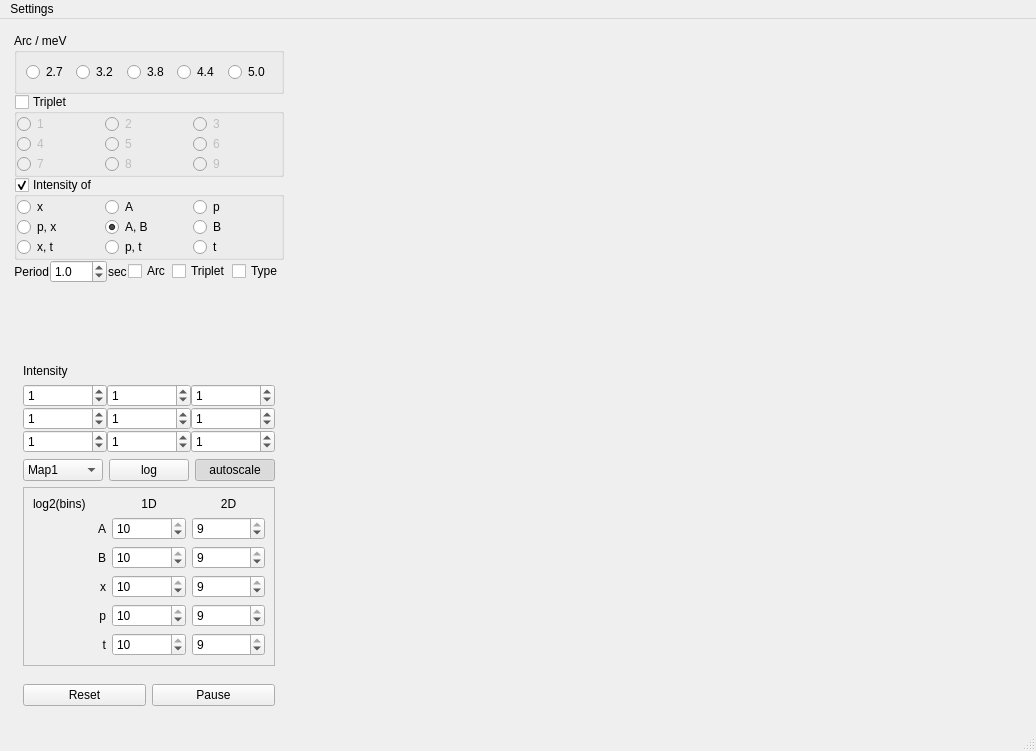
<?xml version="1.0" encoding="UTF-8"?>
<ui version="4.0">
 <class>MainWindow</class>
 <widget class="QMainWindow" name="MainWindow">
  <property name="windowModality">
   <enum>Qt::NonModal</enum>
  </property>
  <property name="geometry">
   <rect>
    <x>0</x>
    <y>0</y>
    <width>1036</width>
    <height>751</height>
   </rect>
  </property>
  <property name="windowTitle">
   <string>Fylgje</string>
  </property>
  <property name="documentMode">
   <bool>false</bool>
  </property>
  <property name="tabShape">
   <enum>QTabWidget::Rounded</enum>
  </property>
  <widget class="QWidget" name="centralwidget">
   <layout class="QGridLayout" name="gridLayout_5">
    <item row="0" column="1">
     <widget class="QWidget" name="plotWidget" native="true">
      <property name="sizeIncrement">
       <size>
        <width>1</width>
        <height>1</height>
       </size>
      </property>
      <layout class="QGridLayout" name="plotGrid">
       <property name="leftMargin">
        <number>7</number>
       </property>
       <property name="topMargin">
        <number>7</number>
       </property>
       <property name="rightMargin">
        <number>7</number>
       </property>
       <property name="bottomMargin">
        <number>7</number>
       </property>
      </layout>
     </widget>
    </item>
    <item row="0" column="0">
     <widget class="QFrame" name="arcFrame">
      <property name="sizePolicy">
       <sizepolicy hsizetype="Maximum" vsizetype="Minimum">
        <horstretch>0</horstretch>
        <verstretch>0</verstretch>
       </sizepolicy>
      </property>
      <property name="frameShape">
       <enum>QFrame::NoFrame</enum>
      </property>
      <layout class="QGridLayout" name="gridLayout_6">
       <property name="leftMargin">
        <number>5</number>
       </property>
       <property name="topMargin">
        <number>5</number>
       </property>
       <property name="rightMargin">
        <number>5</number>
       </property>
       <property name="bottomMargin">
        <number>5</number>
       </property>
       <property name="spacing">
        <number>0</number>
       </property>
       <item row="1" column="1">
        <widget class="QGroupBox" name="tripletBox">
         <property name="sizePolicy">
          <sizepolicy hsizetype="Preferred" vsizetype="Fixed">
           <horstretch>0</horstretch>
           <verstretch>0</verstretch>
          </sizepolicy>
         </property>
         <property name="title">
          <string>Triplet</string>
         </property>
         <property name="checkable">
          <bool>true</bool>
         </property>
         <property name="checked">
          <bool>false</bool>
         </property>
         <layout class="QGridLayout" name="gridLayout_8">
          <property name="leftMargin">
           <number>0</number>
          </property>
          <property name="topMargin">
           <number>0</number>
          </property>
          <property name="rightMargin">
           <number>0</number>
          </property>
          <property name="bottomMargin">
           <number>0</number>
          </property>
          <property name="spacing">
           <number>0</number>
          </property>
          <item row="0" column="1">
           <widget class="QRadioButton" name="tripRadio2">
            <property name="text">
             <string>2</string>
            </property>
           </widget>
          </item>
          <item row="0" column="0">
           <widget class="QRadioButton" name="tripRadio1">
            <property name="text">
             <string>1</string>
            </property>
           </widget>
          </item>
          <item row="6" column="0">
           <widget class="QRadioButton" name="tripRadio7">
            <property name="text">
             <string>7</string>
            </property>
           </widget>
          </item>
          <item row="3" column="0">
           <widget class="QRadioButton" name="tripRadio4">
            <property name="text">
             <string>4</string>
            </property>
           </widget>
          </item>
          <item row="0" column="2">
           <widget class="QRadioButton" name="tripRadio3">
            <property name="text">
             <string>3</string>
            </property>
           </widget>
          </item>
          <item row="3" column="1">
           <widget class="QRadioButton" name="tripRadio5">
            <property name="text">
             <string>5</string>
            </property>
           </widget>
          </item>
          <item row="3" column="2">
           <widget class="QRadioButton" name="tripRadio6">
            <property name="text">
             <string>6</string>
            </property>
           </widget>
          </item>
          <item row="6" column="1">
           <widget class="QRadioButton" name="tripRadio8">
            <property name="text">
             <string>8</string>
            </property>
           </widget>
          </item>
          <item row="6" column="2">
           <widget class="QRadioButton" name="tripRadio9">
            <property name="text">
             <string>9</string>
            </property>
           </widget>
          </item>
         </layout>
        </widget>
       </item>
       <item row="6" column="1">
        <widget class="QFrame" name="frame_3">
         <property name="sizePolicy">
          <sizepolicy hsizetype="Preferred" vsizetype="Maximum">
           <horstretch>0</horstretch>
           <verstretch>0</verstretch>
          </sizepolicy>
         </property>
         <property name="frameShape">
          <enum>QFrame::NoFrame</enum>
         </property>
         <layout class="QVBoxLayout" name="verticalLayout">
          <item>
           <widget class="QLabel" name="label">
            <property name="text">
             <string>Intensity</string>
            </property>
           </widget>
          </item>
          <item>
           <layout class="QGridLayout" name="gridLayout">
            <property name="sizeConstraint">
             <enum>QLayout::SetMaximumSize</enum>
            </property>
            <property name="spacing">
             <number>0</number>
            </property>
            <item row="1" column="2">
             <widget class="QSpinBox" name="intMax_b">
              <property name="toolTip">
               <string>I(b) max</string>
              </property>
              <property name="maximum">
               <number>2147483647</number>
              </property>
              <property name="stepType">
               <enum>QAbstractSpinBox::AdaptiveDecimalStepType</enum>
              </property>
              <property name="value">
               <number>1</number>
              </property>
             </widget>
            </item>
            <item row="0" column="1">
             <widget class="QSpinBox" name="intMax_a">
              <property name="toolTip">
               <string>I(a) max</string>
              </property>
              <property name="maximum">
               <number>2147483647</number>
              </property>
              <property name="stepType">
               <enum>QAbstractSpinBox::AdaptiveDecimalStepType</enum>
              </property>
              <property name="value">
               <number>1</number>
              </property>
             </widget>
            </item>
            <item row="2" column="1">
             <widget class="QSpinBox" name="intMax_pt">
              <property name="toolTip">
               <string>I(p, t) max</string>
              </property>
              <property name="maximum">
               <number>2147483647</number>
              </property>
              <property name="stepType">
               <enum>QAbstractSpinBox::AdaptiveDecimalStepType</enum>
              </property>
              <property name="value">
               <number>1</number>
              </property>
             </widget>
            </item>
            <item row="1" column="0">
             <widget class="QSpinBox" name="intMax_px">
              <property name="toolTip">
               <string>I(p, t) max</string>
              </property>
              <property name="maximum">
               <number>2147483647</number>
              </property>
              <property name="stepType">
               <enum>QAbstractSpinBox::AdaptiveDecimalStepType</enum>
              </property>
              <property name="value">
               <number>1</number>
              </property>
             </widget>
            </item>
            <item row="0" column="2">
             <widget class="QSpinBox" name="intMax_p">
              <property name="toolTip">
               <string>I(p) max</string>
              </property>
              <property name="maximum">
               <number>2147483647</number>
              </property>
              <property name="stepType">
               <enum>QAbstractSpinBox::AdaptiveDecimalStepType</enum>
              </property>
              <property name="value">
               <number>1</number>
              </property>
             </widget>
            </item>
            <item row="2" column="0">
             <widget class="QSpinBox" name="intMax_xt">
              <property name="toolTip">
               <string>I(x, t) max</string>
              </property>
              <property name="maximum">
               <number>2147483647</number>
              </property>
              <property name="stepType">
               <enum>QAbstractSpinBox::AdaptiveDecimalStepType</enum>
              </property>
              <property name="value">
               <number>1</number>
              </property>
             </widget>
            </item>
            <item row="1" column="1">
             <widget class="QSpinBox" name="intMax_ab">
              <property name="toolTip">
               <string>I(a,b) max</string>
              </property>
              <property name="maximum">
               <number>2147483647</number>
              </property>
              <property name="stepType">
               <enum>QAbstractSpinBox::AdaptiveDecimalStepType</enum>
              </property>
              <property name="value">
               <number>1</number>
              </property>
             </widget>
            </item>
            <item row="2" column="2">
             <widget class="QSpinBox" name="intMax_t">
              <property name="toolTip">
               <string>I(t) max</string>
              </property>
              <property name="maximum">
               <number>2147483647</number>
              </property>
              <property name="stepType">
               <enum>QAbstractSpinBox::AdaptiveDecimalStepType</enum>
              </property>
              <property name="value">
               <number>1</number>
              </property>
             </widget>
            </item>
            <item row="0" column="0">
             <widget class="QSpinBox" name="intMax_x">
              <property name="toolTip">
               <string>I(x) max</string>
              </property>
              <property name="maximum">
               <number>2147483647</number>
              </property>
              <property name="stepType">
               <enum>QAbstractSpinBox::AdaptiveDecimalStepType</enum>
              </property>
              <property name="value">
               <number>1</number>
              </property>
             </widget>
            </item>
           </layout>
          </item>
          <item>
           <layout class="QGridLayout" name="intensityLayout">
            <item row="1" column="2">
             <widget class="QPushButton" name="autoscaleButton">
              <property name="toolTip">
               <string>Toggle manual limits</string>
              </property>
              <property name="text">
               <string>autoscale</string>
              </property>
              <property name="checkable">
               <bool>true</bool>
              </property>
              <property name="checked">
               <bool>true</bool>
              </property>
              <property name="flat">
               <bool>false</bool>
              </property>
             </widget>
            </item>
            <item row="1" column="1">
             <widget class="QPushButton" name="scaleButton">
              <property name="toolTip">
               <string>Toggle from linear to log scaling</string>
              </property>
              <property name="text">
               <string>log</string>
              </property>
              <property name="checkable">
               <bool>true</bool>
              </property>
             </widget>
            </item>
            <item row="1" column="0">
             <widget class="QComboBox" name="colormapComboBox">
              <property name="toolTip">
               <string>Colormap</string>
              </property>
              <item>
               <property name="text">
                <string>Map1</string>
               </property>
              </item>
              <item>
               <property name="text">
                <string>Map2</string>
               </property>
              </item>
              <item>
               <property name="text">
                <string>Map3</string>
               </property>
              </item>
             </widget>
            </item>
           </layout>
          </item>
          <item>
           <widget class="QFrame" name="frame_4">
            <property name="frameShape">
             <enum>QFrame::StyledPanel</enum>
            </property>
            <property name="frameShadow">
             <enum>QFrame::Raised</enum>
            </property>
            <layout class="QGridLayout" name="gridLayout_2">
             <item row="3" column="1">
              <widget class="QSpinBox" name="bins_x_1d">
               <property name="minimum">
                <number>1</number>
               </property>
               <property name="maximum">
                <number>10</number>
               </property>
               <property name="value">
                <number>10</number>
               </property>
              </widget>
             </item>
             <item row="4" column="0">
              <widget class="QLabel" name="label_9">
               <property name="text">
                <string>p</string>
               </property>
               <property name="alignment">
                <set>Qt::AlignRight|Qt::AlignTrailing|Qt::AlignVCenter</set>
               </property>
              </widget>
             </item>
             <item row="1" column="0">
              <widget class="QLabel" name="label_4">
               <property name="text">
                <string>A</string>
               </property>
               <property name="alignment">
                <set>Qt::AlignRight|Qt::AlignTrailing|Qt::AlignVCenter</set>
               </property>
              </widget>
             </item>
             <item row="2" column="2">
              <widget class="QSpinBox" name="bins_b_2d">
               <property name="minimum">
                <number>1</number>
               </property>
               <property name="maximum">
                <number>9</number>
               </property>
               <property name="value">
                <number>9</number>
               </property>
              </widget>
             </item>
             <item row="4" column="2">
              <widget class="QSpinBox" name="bins_p_2d">
               <property name="minimum">
                <number>1</number>
               </property>
               <property name="maximum">
                <number>9</number>
               </property>
               <property name="value">
                <number>9</number>
               </property>
              </widget>
             </item>
             <item row="0" column="1">
              <widget class="QLabel" name="label_5">
               <property name="text">
                <string>1D</string>
               </property>
               <property name="alignment">
                <set>Qt::AlignCenter</set>
               </property>
              </widget>
             </item>
             <item row="3" column="2">
              <widget class="QSpinBox" name="bins_x_2d">
               <property name="minimum">
                <number>1</number>
               </property>
               <property name="maximum">
                <number>9</number>
               </property>
               <property name="value">
                <number>9</number>
               </property>
              </widget>
             </item>
             <item row="2" column="1">
              <widget class="QSpinBox" name="bins_b_1d">
               <property name="minimum">
                <number>1</number>
               </property>
               <property name="maximum">
                <number>10</number>
               </property>
               <property name="value">
                <number>10</number>
               </property>
              </widget>
             </item>
             <item row="1" column="2">
              <widget class="QSpinBox" name="bins_a_2d">
               <property name="minimum">
                <number>1</number>
               </property>
               <property name="maximum">
                <number>9</number>
               </property>
               <property name="singleStep">
                <number>1</number>
               </property>
               <property name="value">
                <number>9</number>
               </property>
              </widget>
             </item>
             <item row="3" column="0">
              <widget class="QLabel" name="label_8">
               <property name="text">
                <string>x</string>
               </property>
               <property name="alignment">
                <set>Qt::AlignRight|Qt::AlignTrailing|Qt::AlignVCenter</set>
               </property>
              </widget>
             </item>
             <item row="4" column="1">
              <widget class="QSpinBox" name="bins_p_1d">
               <property name="minimum">
                <number>1</number>
               </property>
               <property name="maximum">
                <number>10</number>
               </property>
               <property name="value">
                <number>10</number>
               </property>
              </widget>
             </item>
             <item row="0" column="2">
              <widget class="QLabel" name="label_6">
               <property name="text">
                <string>2D</string>
               </property>
               <property name="alignment">
                <set>Qt::AlignCenter</set>
               </property>
              </widget>
             </item>
             <item row="2" column="0">
              <widget class="QLabel" name="label_7">
               <property name="text">
                <string>B</string>
               </property>
               <property name="alignment">
                <set>Qt::AlignRight|Qt::AlignTrailing|Qt::AlignVCenter</set>
               </property>
              </widget>
             </item>
             <item row="1" column="1">
              <widget class="QSpinBox" name="bins_a_1d">
               <property name="minimum">
                <number>1</number>
               </property>
               <property name="maximum">
                <number>10</number>
               </property>
               <property name="value">
                <number>10</number>
               </property>
               <property name="displayIntegerBase">
                <number>10</number>
               </property>
              </widget>
             </item>
             <item row="5" column="0">
              <widget class="QLabel" name="label_10">
               <property name="text">
                <string>t</string>
               </property>
               <property name="alignment">
                <set>Qt::AlignRight|Qt::AlignTrailing|Qt::AlignVCenter</set>
               </property>
              </widget>
             </item>
             <item row="5" column="1">
              <widget class="QSpinBox" name="bins_t_1d">
               <property name="minimum">
                <number>1</number>
               </property>
               <property name="maximum">
                <number>10</number>
               </property>
               <property name="value">
                <number>10</number>
               </property>
              </widget>
             </item>
             <item row="5" column="2">
              <widget class="QSpinBox" name="bins_t_2d">
               <property name="minimum">
                <number>1</number>
               </property>
               <property name="maximum">
                <number>9</number>
               </property>
               <property name="value">
                <number>9</number>
               </property>
              </widget>
             </item>
             <item row="0" column="0">
              <widget class="QLabel" name="label_11">
               <property name="text">
                <string>log2(bins)</string>
               </property>
              </widget>
             </item>
            </layout>
           </widget>
          </item>
         </layout>
        </widget>
       </item>
       <item row="5" column="1">
        <spacer name="verticalSpacer_2">
         <property name="orientation">
          <enum>Qt::Vertical</enum>
         </property>
         <property name="sizeHint" stdset="0">
          <size>
           <width>20</width>
           <height>40</height>
          </size>
         </property>
        </spacer>
       </item>
       <item row="0" column="1">
        <widget class="QFrame" name="frame_2">
         <property name="sizePolicy">
          <sizepolicy hsizetype="Preferred" vsizetype="Fixed">
           <horstretch>0</horstretch>
           <verstretch>0</verstretch>
          </sizepolicy>
         </property>
         <property name="frameShape">
          <enum>QFrame::NoFrame</enum>
         </property>
         <layout class="QVBoxLayout" name="verticalLayout_4">
          <property name="spacing">
           <number>6</number>
          </property>
          <property name="leftMargin">
           <number>0</number>
          </property>
          <property name="topMargin">
           <number>0</number>
          </property>
          <property name="rightMargin">
           <number>0</number>
          </property>
          <property name="bottomMargin">
           <number>0</number>
          </property>
          <item>
           <widget class="QGroupBox" name="arcBox">
            <property name="title">
             <string>Arc / meV</string>
            </property>
            <property name="flat">
             <bool>true</bool>
            </property>
            <layout class="QGridLayout" name="gridLayout_3">
             <item row="0" column="0">
              <layout class="QHBoxLayout" name="horizontalLayout_2">
               <item>
                <widget class="QRadioButton" name="arcRadio1">
                 <property name="text">
                  <string>2.7</string>
                 </property>
                </widget>
               </item>
               <item>
                <widget class="QRadioButton" name="arcRadio2">
                 <property name="text">
                  <string>3.2</string>
                 </property>
                </widget>
               </item>
               <item>
                <widget class="QRadioButton" name="arcRadio3">
                 <property name="text">
                  <string>3.8</string>
                 </property>
                </widget>
               </item>
               <item>
                <widget class="QRadioButton" name="arcRadio4">
                 <property name="text">
                  <string>4.4</string>
                 </property>
                </widget>
               </item>
               <item>
                <widget class="QRadioButton" name="arcRadio5">
                 <property name="text">
                  <string>5.0</string>
                 </property>
                </widget>
               </item>
              </layout>
             </item>
            </layout>
           </widget>
          </item>
         </layout>
        </widget>
       </item>
       <item row="9" column="1">
        <widget class="QFrame" name="frame">
         <property name="sizePolicy">
          <sizepolicy hsizetype="Preferred" vsizetype="Maximum">
           <horstretch>0</horstretch>
           <verstretch>0</verstretch>
          </sizepolicy>
         </property>
         <property name="frameShape">
          <enum>QFrame::NoFrame</enum>
         </property>
         <layout class="QGridLayout" name="gridLayout_7">
          <item row="0" column="0">
           <widget class="QPushButton" name="resetButton">
            <property name="text">
             <string>Reset</string>
            </property>
           </widget>
          </item>
          <item row="0" column="1">
           <widget class="QPushButton" name="pauseButton">
            <property name="text">
             <string>Pause</string>
            </property>
            <property name="checkable">
             <bool>true</bool>
            </property>
           </widget>
          </item>
         </layout>
        </widget>
       </item>
       <item row="3" column="1">
        <widget class="QGroupBox" name="intTypeBox">
         <property name="sizePolicy">
          <sizepolicy hsizetype="Preferred" vsizetype="Maximum">
           <horstretch>0</horstretch>
           <verstretch>0</verstretch>
          </sizepolicy>
         </property>
         <property name="title">
          <string>Intensity of</string>
         </property>
         <property name="checkable">
          <bool>true</bool>
         </property>
         <property name="checked">
          <bool>true</bool>
         </property>
         <layout class="QGridLayout" name="gridLayout_4">
          <property name="leftMargin">
           <number>0</number>
          </property>
          <property name="topMargin">
           <number>0</number>
          </property>
          <property name="rightMargin">
           <number>0</number>
          </property>
          <property name="bottomMargin">
           <number>0</number>
          </property>
          <property name="spacing">
           <number>0</number>
          </property>
          <item row="0" column="0">
           <widget class="QRadioButton" name="int__x_Radio">
            <property name="text">
             <string>x</string>
            </property>
           </widget>
          </item>
          <item row="0" column="1">
           <widget class="QRadioButton" name="int__A_Radio">
            <property name="text">
             <string>A</string>
            </property>
           </widget>
          </item>
          <item row="0" column="2">
           <widget class="QRadioButton" name="int__P_Radio">
            <property name="text">
             <string>p</string>
            </property>
           </widget>
          </item>
          <item row="4" column="2">
           <widget class="QRadioButton" name="int__B_Radio">
            <property name="text">
             <string>B</string>
            </property>
           </widget>
          </item>
          <item row="4" column="1">
           <widget class="QRadioButton" name="int_AB_Radio">
            <property name="text">
             <string>A, B</string>
            </property>
            <property name="checked">
             <bool>true</bool>
            </property>
           </widget>
          </item>
          <item row="5" column="2">
           <widget class="QRadioButton" name="int__t_Radio">
            <property name="text">
             <string>t</string>
            </property>
           </widget>
          </item>
          <item row="5" column="1">
           <widget class="QRadioButton" name="int_Pt_Radio">
            <property name="text">
             <string>p, t</string>
            </property>
           </widget>
          </item>
          <item row="5" column="0">
           <widget class="QRadioButton" name="int_xt_Radio">
            <property name="text">
             <string>x, t</string>
            </property>
           </widget>
          </item>
          <item row="4" column="0">
           <widget class="QRadioButton" name="int_xP_Radio">
            <property name="text">
             <string>p, x</string>
            </property>
           </widget>
          </item>
         </layout>
        </widget>
       </item>
       <item row="4" column="1">
        <layout class="QHBoxLayout" name="horizontalLayout">
         <property name="spacing">
          <number>1</number>
         </property>
         <item>
          <widget class="QLabel" name="labelPeriod">
           <property name="text">
            <string>Period</string>
           </property>
           <property name="alignment">
            <set>Qt::AlignRight|Qt::AlignTrailing|Qt::AlignVCenter</set>
           </property>
          </widget>
         </item>
         <item>
          <widget class="QDoubleSpinBox" name="arcPeriodSpin">
           <property name="buttonSymbols">
            <enum>QAbstractSpinBox::UpDownArrows</enum>
           </property>
           <property name="decimals">
            <number>1</number>
           </property>
           <property name="minimum">
            <double>0.200000000000000</double>
           </property>
           <property name="maximum">
            <double>300.000000000000000</double>
           </property>
           <property name="singleStep">
            <double>0.200000000000000</double>
           </property>
           <property name="stepType">
            <enum>QAbstractSpinBox::DefaultStepType</enum>
           </property>
           <property name="value">
            <double>1.000000000000000</double>
           </property>
          </widget>
         </item>
         <item>
          <widget class="QLabel" name="arcPeriodName">
           <property name="text">
            <string>sec</string>
           </property>
          </widget>
         </item>
         <item>
          <widget class="QCheckBox" name="arcCycleCheck">
           <property name="layoutDirection">
            <enum>Qt::LeftToRight</enum>
           </property>
           <property name="text">
            <string>Arc</string>
           </property>
           <property name="tristate">
            <bool>false</bool>
           </property>
          </widget>
         </item>
         <item>
          <widget class="QCheckBox" name="tripletCycleCheck">
           <property name="text">
            <string>Triplet</string>
           </property>
          </widget>
         </item>
         <item>
          <widget class="QCheckBox" name="typeCycleCheck">
           <property name="text">
            <string>Type</string>
           </property>
          </widget>
         </item>
        </layout>
       </item>
      </layout>
     </widget>
    </item>
   </layout>
  </widget>
  <widget class="QMenuBar" name="menubar">
   <property name="geometry">
    <rect>
     <x>0</x>
     <y>0</y>
     <width>1036</width>
     <height>20</height>
    </rect>
   </property>
   <widget class="QMenu" name="menuFylgje">
    <property name="title">
     <string>Settings</string>
    </property>
    <addaction name="actionBroker"/>
    <addaction name="actionTopic"/>
   </widget>
   <addaction name="menuFylgje"/>
  </widget>
  <widget class="QStatusBar" name="statusbar"/>
  <action name="actionBroker">
   <property name="text">
    <string>Broker</string>
   </property>
  </action>
  <action name="actionTopic">
   <property name="text">
    <string>Topic</string>
   </property>
  </action>
 </widget>
 <resources/>
 <connections/>
</ui>
